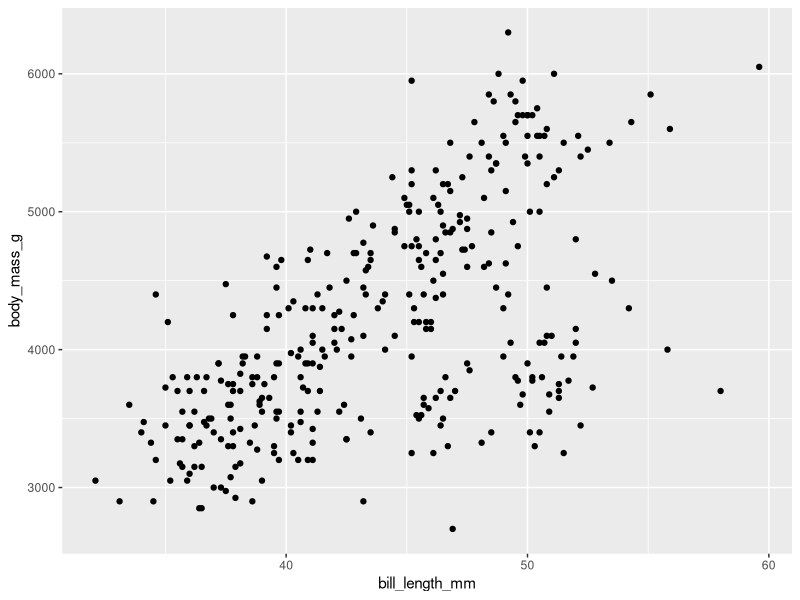
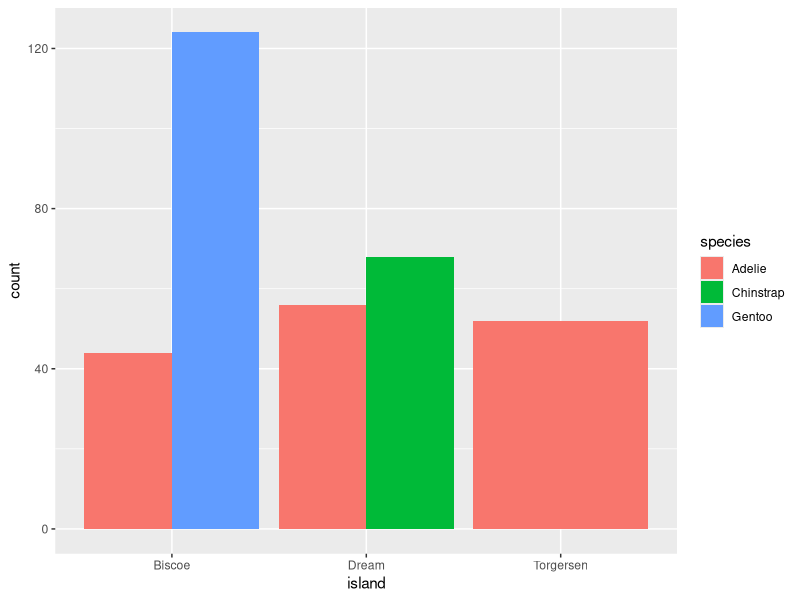

These figures' R source, in order:
## ---- chunk 1
library(ggplot2)

library(knitr)

knitr::opts_chunk$set(
  comment = "#>",
  fig.path = "figures/02/", # use only for single Rmd files
  collapse = TRUE,
  echo = TRUE
)
## ---- chunk 2
# Load the library (do at the start of every RStudio session)
library(palmerpenguins)

# Check the data - the data frame name is penguins
str(penguins)
## ---- chunk 3

library(ggplot2)

ggplot(data = penguins) +
  geom_point(mapping = aes(x = bill_length_mm, y = body_mass_g))

## ---- chunk 4
ggplot(data = penguins) +
  geom_bar(mapping = aes(x = island, fill=species), position="dodge")
